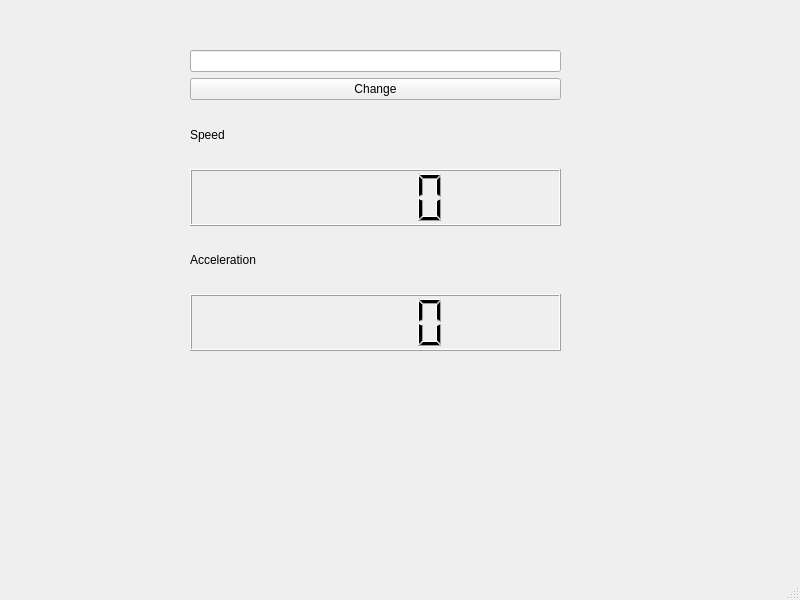
<?xml version="1.0" encoding="UTF-8"?>
<ui version="4.0">
 <class>MainWindow</class>
 <widget class="QMainWindow" name="MainWindow">
  <property name="geometry">
   <rect>
    <x>0</x>
    <y>0</y>
    <width>800</width>
    <height>600</height>
   </rect>
  </property>
  <property name="windowTitle">
   <string>MainWindow</string>
  </property>
  <property name="toolTipDuration">
   <number>-1</number>
  </property>
  <widget class="QWidget" name="centralwidget">
   <widget class="QWidget" name="verticalLayoutWidget">
    <property name="geometry">
     <rect>
      <x>190</x>
      <y>50</y>
      <width>371</width>
      <height>301</height>
     </rect>
    </property>
    <layout class="QVBoxLayout" name="verticalLayout">
     <item>
      <widget class="QLineEdit" name="lineEdit"/>
     </item>
     <item>
      <widget class="QPushButton" name="pushButton">
       <property name="text">
        <string>Change</string>
       </property>
      </widget>
     </item>
     <item>
      <widget class="QLabel" name="label">
       <property name="text">
        <string>Speed</string>
       </property>
      </widget>
     </item>
     <item>
      <widget class="QLCDNumber" name="speedLCD">
       <property name="toolTipDuration">
        <number>0</number>
       </property>
      </widget>
     </item>
     <item>
      <widget class="QLabel" name="label_2">
       <property name="text">
        <string>Acceleration</string>
       </property>
      </widget>
     </item>
     <item>
      <widget class="QLCDNumber" name="accelerationLCD"/>
     </item>
    </layout>
   </widget>
  </widget>
  <widget class="QMenuBar" name="menubar">
   <property name="geometry">
    <rect>
     <x>0</x>
     <y>0</y>
     <width>800</width>
     <height>20</height>
    </rect>
   </property>
  </widget>
  <widget class="QStatusBar" name="statusbar"/>
 </widget>
 <resources/>
 <connections/>
</ui>
